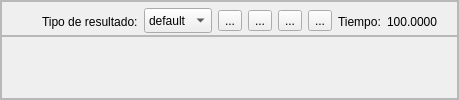
     <widget class="QWidget" name="tab_1">
      <property name="QTabBarStyle" stdset="0">
       <number>1</number>
      </property>
      <attribute name="icon">
       <iconset>
        <normaloff>../recursos/iconos/icono_result/view_points.svg</normaloff>../recursos/iconos/icono_result/view_points.svg</iconset>
      </attribute>
      <attribute name="title">
       <string>PUNTOS MATERIALES</string>
      </attribute>
      <layout class="QGridLayout" name="gridLayout_2">
       <property name="leftMargin">
        <number>0</number>
       </property>
       <property name="topMargin">
        <number>0</number>
       </property>
       <property name="rightMargin">
        <number>0</number>
       </property>
       <property name="bottomMargin">
        <number>0</number>
       </property>
       <property name="spacing">
        <number>0</number>
       </property>
       <item row="0" column="0">
        <widget class="QFrame" name="frame">
         <property name="frameShape">
          <enum>QFrame::StyledPanel</enum>
         </property>
         <property name="frameShadow">
          <enum>QFrame::Raised</enum>
         </property>
         <property name="QFrameStyle" stdset="0">
          <number>1</number>
         </property>
         <layout class="QVBoxLayout" name="verticalLayout_4">
          <property name="spacing">
           <number>0</number>
          </property>
          <property name="leftMargin">
           <number>0</number>
          </property>
          <property name="topMargin">
           <number>0</number>
          </property>
          <property name="rightMargin">
           <number>0</number>
          </property>
          <property name="bottomMargin">
           <number>0</number>
          </property>
          <item>
           <widget class="QFrame" name="frame_2">
            <property name="maximumSize">
             <size>
              <width>16777215</width>
              <height>35</height>
             </size>
            </property>
            <property name="frameShape">
             <enum>QFrame::StyledPanel</enum>
            </property>
            <property name="frameShadow">
             <enum>QFrame::Raised</enum>
            </property>
            <layout class="QHBoxLayout" name="horizontalLayout_2">
             <property name="leftMargin">
              <number>0</number>
             </property>
             <property name="topMargin">
              <number>5</number>
             </property>
             <property name="rightMargin">
              <number>10</number>
             </property>
             <property name="bottomMargin">
              <number>0</number>
             </property>
             <item>
              <spacer name="horizontalSpacer">
               <property name="orientation">
                <enum>Qt::Horizontal</enum>
               </property>
               <property name="sizeHint" stdset="0">
                <size>
                 <width>40</width>
                 <height>20</height>
                </size>
               </property>
              </spacer>
             </item>
             <item>
              <widget class="QLabel" name="label_textPointMaterialName">
               <property name="minimumSize">
                <size>
                 <width>0</width>
                 <height>30</height>
                </size>
               </property>
               <property name="text">
                <string>Tipo de resultado:</string>
               </property>
               <property name="QLabelStyle" stdset="0">
                <number>3</number>
               </property>
              </widget>
             </item>
             <item>
              <widget class="QComboBox" name="comboBox_sceneTypeResult">
               <property name="minimumSize">
                <size>
                 <width>0</width>
                 <height>25</height>
                </size>
               </property>
               <property name="focusPolicy">
                <enum>Qt::WheelFocus</enum>
               </property>
               <property name="QComboBoxStyle" stdset="0">
                <number>1</number>
               </property>
               <item>
                <property name="text">
                 <string>default</string>
                </property>
               </item>
               <item>
                <property name="text">
                 <string>sigxx</string>
                </property>
               </item>
               <item>
                <property name="text">
                 <string>sigyy</string>
                </property>
               </item>
               <item>
                <property name="text">
                 <string>sigxy</string>
                </property>
               </item>
               <item>
                <property name="text">
                 <string>epsxx</string>
                </property>
               </item>
               <item>
                <property name="text">
                 <string>epsyy</string>
                </property>
               </item>
               <item>
                <property name="text">
                 <string>epsxy</string>
                </property>
               </item>
              </widget>
             </item>
             <item>
              <widget class="QToolButton" name="toolButton_sceneRegress">
               <property name="text">
                <string>...</string>
               </property>
               <property name="icon">
                <iconset>
                 <normaloff>../recursos/iconos/icono_result/atras.svg</normaloff>../recursos/iconos/icono_result/atras.svg</iconset>
               </property>
               <property name="QToolButtonStyle" stdset="0">
                <number>1</number>
               </property>
              </widget>
             </item>
             <item>
              <widget class="QToolButton" name="toolButton_sceneStop">
               <property name="text">
                <string>...</string>
               </property>
               <property name="icon">
                <iconset>
                 <normaloff>../recursos/iconos/icono_result/stop.svg</normaloff>../recursos/iconos/icono_result/stop.svg</iconset>
               </property>
               <property name="QToolButtonStyle" stdset="0">
                <number>1</number>
               </property>
              </widget>
             </item>
             <item>
              <widget class="QToolButton" name="toolButton_scenePlay">
               <property name="text">
                <string>...</string>
               </property>
               <property name="icon">
                <iconset>
                 <normaloff>../recursos/iconos/icono_result/play.svg</normaloff>../recursos/iconos/icono_result/play.svg</iconset>
               </property>
               <property name="QToolButtonStyle" stdset="0">
                <number>1</number>
               </property>
              </widget>
             </item>
             <item>
              <widget class="QToolButton" name="toolButton_sceneAdvance">
               <property name="text">
                <string>...</string>
               </property>
               <property name="icon">
                <iconset>
                 <normaloff>../recursos/iconos/icono_result/adelante.svg</normaloff>../recursos/iconos/icono_result/adelante.svg</iconset>
               </property>
               <property name="QToolButtonStyle" stdset="0">
                <number>1</number>
               </property>
              </widget>
             </item>
             <item>
              <widget class="QLabel" name="label_textPointMaterialName_2">
               <property name="minimumSize">
                <size>
                 <width>0</width>
                 <height>30</height>
                </size>
               </property>
               <property name="text">
                <string>Tiempo:</string>
               </property>
               <property name="QLabelStyle" stdset="0">
                <number>3</number>
               </property>
              </widget>
             </item>
             <item>
              <widget class="QLabel" name="label_textResultTime">
               <property name="minimumSize">
                <size>
                 <width>60</width>
                 <height>30</height>
                </size>
               </property>
               <property name="text">
                <string>100.0000</string>
               </property>
               <property name="QLabelStyle" stdset="0">
                <number>3</number>
               </property>
              </widget>
             </item>
            </layout>
           </widget>
          </item>
          <item>
           <widget class="QFrame" name="frame_pointMaterial">
            <property name="frameShape">
             <enum>QFrame::StyledPanel</enum>
            </property>
            <property name="frameShadow">
             <enum>QFrame::Raised</enum>
            </property>
            <property name="QFrameStyle" stdset="0">
             <number>0</number>
            </property>
            <layout class="QHBoxLayout" name="horizontalLayout_8">
             <property name="spacing">
              <number>0</number>
             </property>
             <property name="leftMargin">
              <number>0</number>
             </property>
             <property name="topMargin">
              <number>0</number>
             </property>
             <property name="rightMargin">
              <number>0</number>
             </property>
             <property name="bottomMargin">
              <number>0</number>
             </property>
             <item>
              <layout class="QVBoxLayout" name="verticalLayout_pointMaterial">
               <property name="spacing">
                <number>0</number>
               </property>
               <property name="leftMargin">
                <number>0</number>
               </property>
               <property name="topMargin">
                <number>0</number>
               </property>
               <property name="rightMargin">
                <number>0</number>
               </property>
               <property name="bottomMargin">
                <number>0</number>
               </property>
              </layout>
             </item>
            </layout>
           </widget>
          </item>
         </layout>
        </widget>
       </item>
      </layout>
     </widget>
